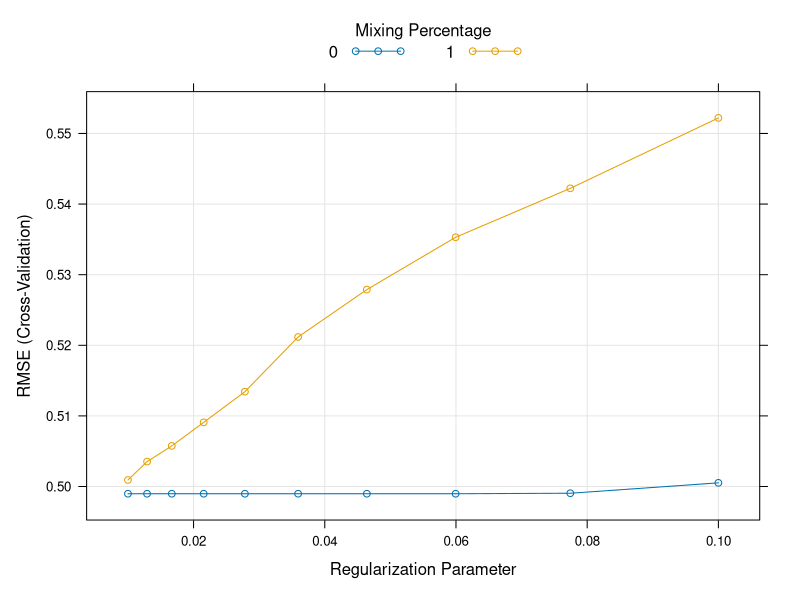
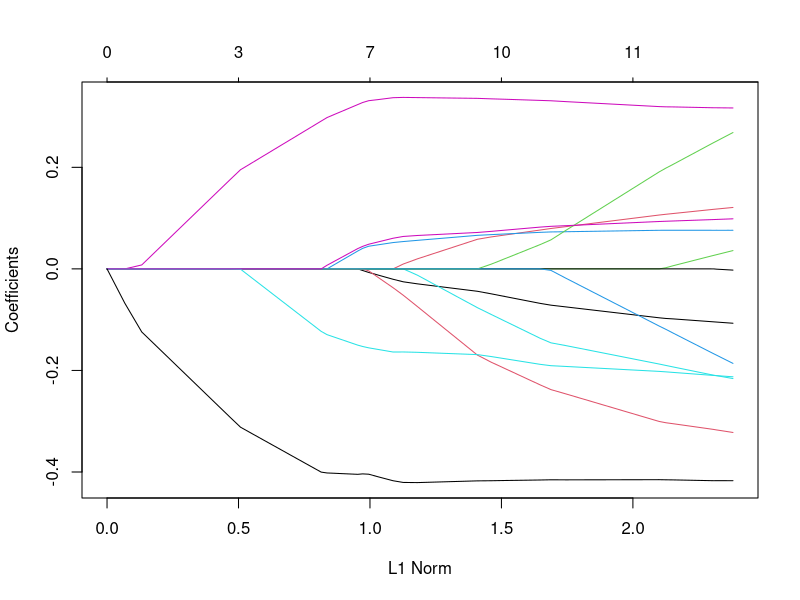
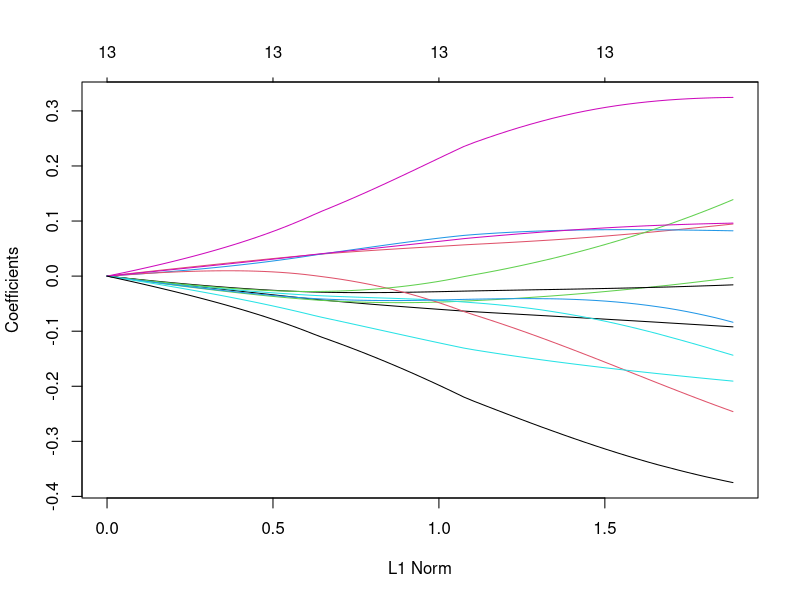
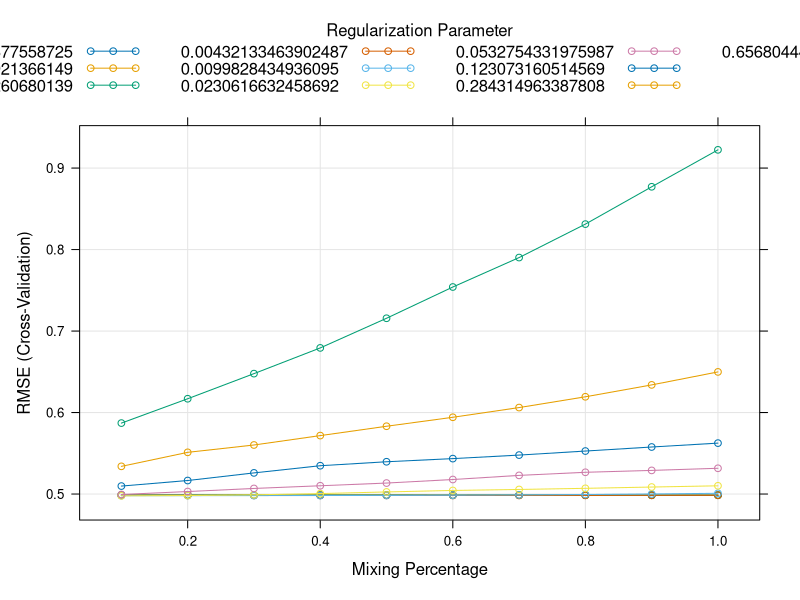

Write R code to recreate these figures, in order. (Note: this script raises an error after producing the figures.)

library(tidyverse)
library(caret)
library(glmnet)

set.seed(45)
data("Boston", package = "MASS")

dat <- Boston

index = sample(1:nrow(dat),0.7*nrow(dat))
train.data.raw  = dat[index, ]
test.data.raw = dat[-index,]

pre_proc_val <- preProcess(train.data.raw, method = c("center", "scale"))

train.data = predict(pre_proc_val, train.data.raw)
test.data = predict(pre_proc_val, test.data.raw)


# Predictor variables
x <- model.matrix(medv~., train.data)[,-1]
# Outcome variable
y <- train.data$medv


# 1 Ridge Regression

# Find the best lambda using cross-validation
set.seed(123) 
cv <- cv.glmnet(x, y, alpha = 0)
# Display the best lambda value
cv$lambda.min
# Fit the final model on the training data
model <- glmnet(x, y, alpha = 0, lambda = cv$lambda.min)
# Display regression coefficients
# coef(model)

# Make predictions on the test data
x.test <- model.matrix(medv ~., test.data)[,-1]
predictions <- model %>% predict(x.test) %>% as.vector()
# Model performance metrics on the test data
data.frame(
  RMSE = RMSE(predictions, test.data$medv),
  Rsquare = R2(predictions, test.data$medv)
)

# 2 Lasso

# Find the best lambda using cross-validation
set.seed(123) 
cv <- cv.glmnet(x, y, alpha = 1)
# Display the best lambda value
cv$lambda.min
# Fit the final model on the training data
model <- glmnet(x, y, alpha = 1, lambda = cv$lambda.min)
# Dsiplay regression coefficients
# coef(model)

# Make predictions on the test data
x.test <- model.matrix(medv ~., test.data)[,-1]
predictions <- model %>% predict(x.test) %>% as.vector()
# Model performance metrics
data.frame(
  RMSE = RMSE(predictions, test.data$medv),
  Rsquare = R2(predictions, test.data$medv)
)


# 3 Elastic NEt
# Build the model using the training set
set.seed(123)
model <- train(
  medv ~., data = train.data, method = "glmnet",
  trControl = trainControl("cv", number = 10),
  tuneLength = 10
)


# Best tuning parameter
model$bestTune

# Coefficient of the final model. You need
# to specify the best lambda
# coef(model$finalModel, model$bestTune$lambda)

#Make predictions on the test data
x.test <- model.matrix(medv ~., test.data)[,-1]
predictions <- model %>% predict(x.test)
# Model performance metrics
data.frame(
  RMSE = RMSE(predictions, test.data$medv),
  Rsquare = R2(predictions, test.data$medv)
)

# Comparison

# Comparing all model.response(
lambda <- 10^seq(-2, -1, length = 10)


# Build the model
set.seed(123)
ridge <- train(
  medv ~., data = train.data, method = "glmnet",
  trControl = trainControl("cv", number = 10),
  tuneGrid = expand.grid(alpha = 0:1, lambda = lambda)
)

plot(ridge)
# LASSO

# Build the model
set.seed(123)
lasso <- train(
  medv ~., data = train.data, method = "glmnet",
  trControl = trainControl("cv", number = 10),
  tuneGrid = expand.grid(alpha = 1, lambda = lambda)
)
plot(lasso$finalModel)

plot(ridge$finalModel)
# Build the model
set.seed(123)
elastic <- train(
  medv ~., data = train.data, method = "glmnet",
  trControl = trainControl("cv", number = 10),
  tuneLength = 10
)

plot(elastic)
# Build the model
set.seed(123)
lm <- train(
  medv ~., data = train.data, method = "lm",
  trControl = trainControl("cv", number = 10),
  tuneLength = 10
)

#  Classsification tree
set.seed(123)
cart <- train(
  medv ~., data = train.data, method = "rpart",
  trControl = trainControl("cv", number = 10),
  tuneLength = 10
)

# Random Forest
set.seed(123)
rf <- train(
  medv ~., data = train.data, method = "ranger",
  trControl = trainControl("cv", number = 10),
  tuneLength = 10
)


models <- list(lm = lm,rf=rf,ridge = ridge, lasso = lasso, elastic = elastic, cart = cart)
rsmples <- resamples(models) 
summary(rsmples, metric = "RMSE")


bwplot(rsmples)
dotplot(rsmples)
# densityplot(rsmples)
par(xpd = NA) # Avoid clipping the text in some device 
plot(cart$finalModel)
text(cart$finalModel , digits = 3)  
